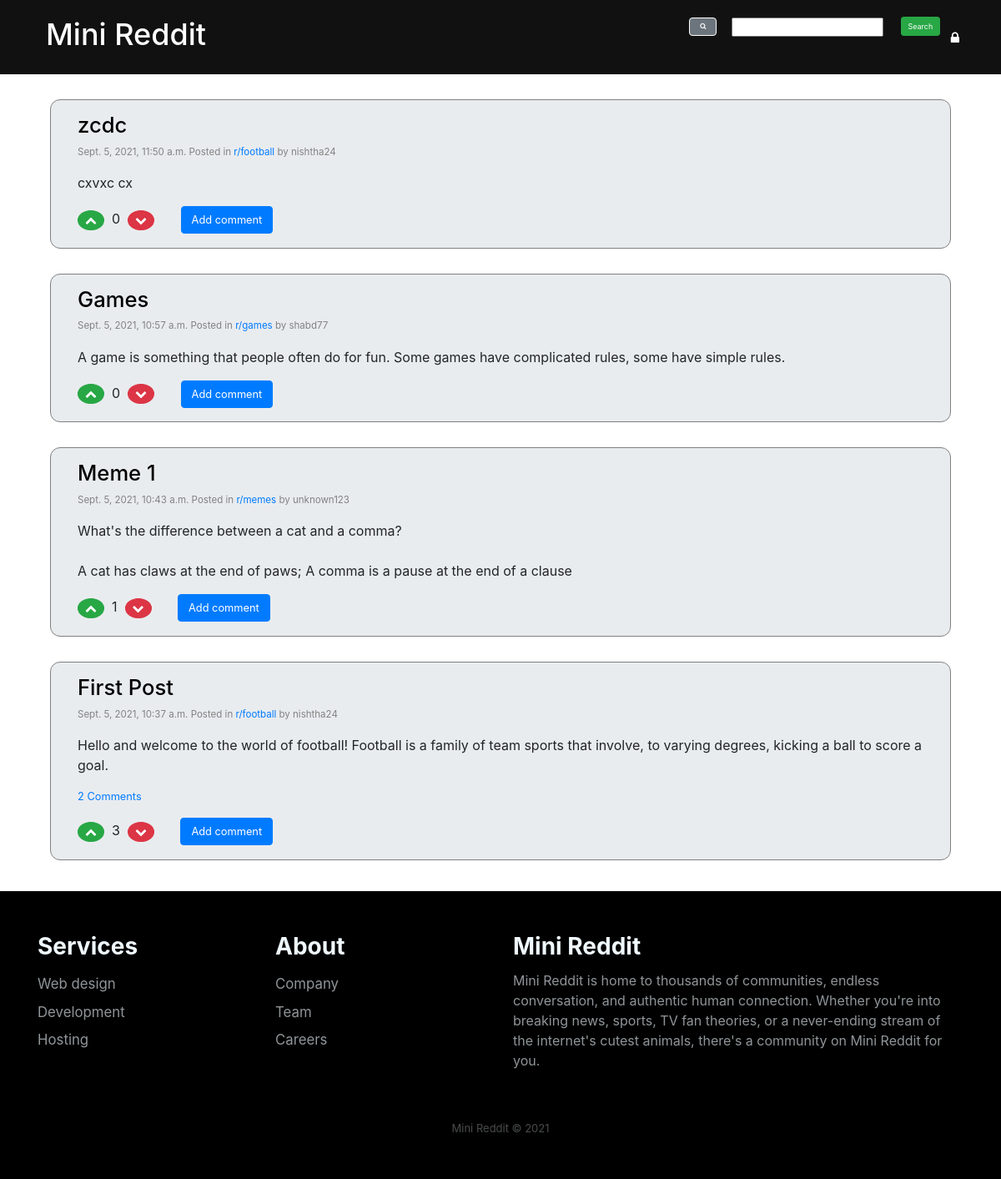
The page / on the database its author committed.
### reddit/models.py (models this page shows, shortened)
class Votable(BaseModel):
    upvote_count = models.PositiveIntegerField(default=0)
    downvote_count = models.PositiveIntegerField(default=0)
    class Meta: abstract = True
    def get_user_vote(self, user):
        if not user or not user.is_authenticated: return None
        uv = UserVote.get_or_none(voter=user, object_id=self.eid)
        if not uv: return None
        if uv.vote_type == UserVote.UP_VOTE: return 1
        else: return -1
    def get_score(self):
        return self.upvote_count - self.downvote_count

class Post(Votable):
    title = models.CharField(max_length=200)
    submitter = models.ForeignKey(settings.AUTH_USER_MODEL, related_name='posts_submitted', on_delete=models.CASCADE)
    text = models.TextField(blank=True, null=True)
    comment_count = models.PositiveIntegerField(default=0)

class BaseModel(models.Model):
    eid = models.UUIDField(primary_key=True, default=uuid.uuid4, editable=False)
    date_created = models.DateTimeField(auto_now_add=True, db_index=True)
    class Meta: abstract = True

class SubReddit(BaseModel):
    name = models.CharField(max_length=200)
    posts = models.ManyToManyField('Post', related_name='subreddits', blank=True, through='SubRedditPost')
    cover_image_url = models.URLField('Cover Image URL', max_length=200, blank=True, null=True )
    moderators = models.ManyToManyField(settings.AUTH_USER_MODEL, related_name='subreddits_moderated')

### reddit/views.py (the view)
# urls.py: path('', views.post_list, name='post_list'),
def post_list(request):
    query = request.GET.get('query')
    if query:
        posts = Post.objects.filter(Q(text__icontains=query)|Q(title__icontains=query)).order_by('-date_created')
    else:
        posts = Post.objects.all().order_by('-date_created')
    return render(request, 'reddit/post_list.html',  {'posts': posts, 'form': SearchForm(initial={'query' : query})})

### reddit/forms.py
class SearchForm(forms.Form):
    query = forms.CharField(label=False, required=False)

### reddit/templatetags/filters.py (called while the page is built)
@register.filter
def user_has_voted(el, user):
    return el.get_user_vote(user)

### reddit/templates/reddit/post_list.html (shortened to what this page needs)
{% extends 'reddit/base.html' %}
    {% block content %}
    <div class="post-list">
        {% for post in posts %}
        <div class="container">
            <div class="jumbotron" style="margin-top: 5%;margin-bottom: -1%;padding-top: 15px !important; padding-bottom: 5px !important; border-radius: 12px !important; border: 1px solid grey; width:100%">
                <h2>
                    <a href="{% url 'post_detail' pk=post.pk %}" style="font-weight: 545;color: #000000;">{{ post.title }}</a>
                </h2>
                <div class="date">
                    <p style="font-size: 0.9em !important;">{{ post.date_created }}
                    {% include "reddit/subs_posted.html" with post=post %}
                    by {{ post.submitter }}</p>
                </div>
                <p class="text" style="font-size: 1.2em;">{{ post.text|linebreaksbr }}</p>
                {% if  post.comment_count > 0 %}
                    <p><a href="{% url 'post_detail' pk=post.pk %}" class="comment">{{ post.comment_count }} Comments</a></p>
                {% endif %}
                <div style="display: inline-block;">
                {% include "reddit/vote.html" with el=post %}
                </div>&nbsp;&nbsp;&nbsp;&nbsp;&nbsp;&nbsp;
                <a class="btn btn-primary add" style="display: inline-block; margin-right: 10px;" href="{% url 'add_comment_to_post' pk=post.pk%}">Add comment</a>
            </div>
            </div>
        {% endfor %}
        <br><br><br>
    </div>
{% endblock %}

### reddit/templates/reddit/base.html (shortened to what this page needs)
{% load staticfiles %}
<html>
    <head>
        <link rel="stylesheet" href="{% static 'css/Bootstrap4.5.2/bootstrap.min.css' %}">
        <link rel="stylesheet" href="{% static 'css/Poppins.css' %}">
        <link rel="stylesheet" href="{% static 'css/reddit.css' %}">
        <link rel="stylesheet" href="https://cdnjs.cloudflare.com/ajax/libs/font-awesome/4.7.0/css/font-awesome.min.css">
    </head>
    {% include "reddit/navbar2.html" %}
    <body>
        <div class="container">
            <div class="row">
                <div class="col">
                {% block content %}
                {% endblock %}
                </div>
            </div>
        </div>
    </body>
    {% include "reddit/footer.html" %}
</html>

### reddit/templates/reddit/navbar2.html (shortened to what this page needs)
<html>
<head>
</head>
<body>
<div class="page-header" style=" background-color: #111;">
    <div class="container-fluid">
    {% if user.is_authenticated %}
        <a href="{% url 'post_new' %}" class="top-menu" style="margin-top: 3px;"><i class="fa fa-plus-circle plus" aria-hidden="true"></i></a>
        <p class="top-menu">{{ user.username }}&nbsp;&nbsp;&nbsp;<a href="{% url 'logout' %}" class="top-menu" style="margin-right: -5px !important; margin-top: 3px;"><i class="fa fa-sign-out" aria-hidden="true"></i></a></p>
    {% else %}
        <a href="{% url 'login_url' %}" class="top-menu" style="margin-top: 17px; margin-left: 3px;">
            <i class="fa fa-lock" aria-hidden="true"></i>
        </a>
    {% endif %}
    <form style="float:right;"><button class="btn btn-secondary" style="border: 1px solid white;"><i class="fa fa-search" aria-hidden="true"></i></button>&nbsp;&nbsp;{{ form.as_table }}&nbsp;&nbsp;
        <button type="submit" class="btn btn-sm btn-success searchbtn">Search</button>&nbsp;&nbsp;&nbsp;
    </form>
    <h1><a href="/">Mini Reddit</a></h1>
    </div>
</div>
</body>
</html>

### reddit/templates/reddit/subs_posted.html
{%if post.subreddits.count %}
    <span>Posted in</span>
    {% for sub in post.subreddits.all %}
        <a href="{% url 'sub_detail' pk=sub.pk %}">{{ sub.name }}</a>
    {% endfor %}
{%endif%}

### reddit/templates/reddit/vote.html
{% load filters %}
<p>
<a class="{% if el|user_has_voted:user == 1 %} text-success {%else%} text-muted {% endif %}" href="{% url 'upvote' pk=el.pk%}"><button class="btn btn-sm btn-success" style="border-radius: 50% !important;"><i class="fa fa-chevron-up" aria-hidden="true"></i></button></a>&nbsp;
<span class="label label-primary">{{ el.get_score }}</span>&nbsp;
<a class="{% if el|user_has_voted:user == -1 %} text-success {%else%} text-muted {% endif %}"  href="{% url 'downvote' pk=el.pk%}"><button class="btn btn-sm btn-danger" style="border-radius: 50% !important;"><i class="fa fa-chevron-down" aria-hidden="true"></i></button></a>
</p>

### reddit/templates/reddit/footer.html (shortened to what this page needs)
{% load staticfiles %}
<!DOCTYPE html>
<html>
    <head>
        <link rel="stylesheet" href="{% static 'css/Bootstrap4.5.2/bootstrap.min.css' %}">
    </head>
    <body>
        <div class="footer-dark">
            <footer>
                <div class="container">
                    <div class="row">
                        <div class="col-sm-6 col-md-3 item">
                            <h3>Services</h3>
                            <ul>
                                <li><a href="#">Web design</a></li>
                                <li><a href="#">Development</a></li>
                                <li><a href="#">Hosting</a></li>
                            </ul>
                        </div>
                        <div class="col col-sm-6 col-md-3 item">
                            <h3><a href="{% url 'aboutus' %}" style="text-decoration: none;color: #f0f9ff;">About</a></h3>
                            <ul>
                                <li><a href="#">Company</a></li>
                                <li><a href="#">Team</a></li>
                                <li><a href="#">Careers</a></li>
                            </ul>
                        </div>
                        <div class="col-md-6 item text">
                            <h3>Mini Reddit</h3>
                            <p>Mini Reddit is home to thousands of communities, endless conversation, and authentic human connection. Whether you're into breaking news, sports, TV fan theories, or a never-ending stream of the internet's cutest animals, there's a community on Mini Reddit for you.</p>
                        </div>
                    </div>
                    <div class="copyright">Mini Reddit © 2021</div>
                </div>
            </footer>
        </div>
    </body>
</html>

### reddit/static/css/reddit.css (style rules this page uses)
body { background-color: #f9fbff; font-family: 'Poppins'; }
h1 a { color: #FCA205; }
.date { color: #828282; }
.comment { margin: 20px; }

### reddit/templates/reddit/post_list.html (style rules this page uses)
@media (min-width: 375px) { .jumbotron { margin-top: 30px !important; margin-bottom: 35px !important; } }
@media (min-width: 375px) { .date, .comment { font-size: 0.7em; } }
@media (min-width: 375px) { .text { font-size: 1em !important; } }
@media (min-width: 375px) { .comment { margin-left: 0px; } }
@media (min-width: 375px) { .add { font-size: 0.8em !important; } }
@media (min-width: 375px) { .post-list { margin-bottom: -55px; margin-top: 45px; } }
@media (min-width: 320px) { .post-list { margin-top: 30px; margin-bottom: -65px; } }
@media (min-width: 320px) { .jumbotron { margin-bottom: 30px !important; } }
@media (min-width: 320px) { .date, .comment { font-size: 0.6em; } }
@media (min-width: 320px) { h2 { font-size: 1.3em !important; } }
@media (min-width: 320px) { .text { font-size: 0.9em !important; } }
@media (min-width: 320px) { .comment { margin-left: 0px; } }
@media (min-width: 320px) { .add { font-size: 0.6em !important; } }
@media (min-width: 425px) { h2 { font-size: 1.6em !important; } }
@media (min-width: 425px) { .date, .comment { font-size: 0.8em; } }
@media (min-width: 425px) { .text { font-size: 1em !important; } }
@media (min-width: 425px) { .add { font-size: 0.8em !important; } }

### reddit/templates/reddit/navbar2.html (style rules this page uses)
.page-header { margin-top: 0; padding: 20px 20px 20px 40px; margin-left: 0; }
.page-header h1, .page-header h1 a, .page-header h1 a:visited, .page-header h1 a:active { color: #ffffff; font-size: 36pt; text-decoration: none; }
.top-menu, .top-menu:hover, .top-menu:visited { color: #ffffff; float: right; font-size: 14pt; margin-right: 20px; }
body { font-family: 'Poppins'; }
@media (min-width: 320px) { .btn-secondary { font-size: 0.8em !important; margin-left: -40px; margin-bottom: 2px; margin-right: 8px; } }
@media (min-width: 320px) { form { font-size: 0.5em; margin-top: 10px; } }
@media (min-width: 320px) { .page-header h1, .page-header h1 a, .page-header h1 a:visited, .page-header h1 a:active { font-size: 1.3em !important; margin-left: -20px; margin-right: 5px; margin-bottom: 40px; } }
@media (min-width: 320px) { .top-menu, .top-menu:hover, .top-menu:visited { font-size: 10pt; margin-right: 15px; } }
@media (min-width: 320px) { .searchbtn { font-size: 0.9em !important; margin-bottom: 2px; margin-right: -5px; margin-left: 8px; } }
@media (min-width: 375px) { .page-header h1, .page-header h1 a, .page-header h1 a:visited, .page-header h1 a:active { font-size: 1.6em !important; margin-left: -10px; margin-right: 5px; margin-bottom: 6px; } }
@media (min-width: 375px) { form { font-size: 0.8em; margin-top: 0px; } }
@media (min-width: 375px) { .btn-secondary { font-size: 0.9em !important; margin-left: -40px; margin-bottom: 2px; margin-right: 8px; } }
@media (min-width: 375px) { .searchbtn { font-size: 0.9em !important; margin-bottom: 2px; margin-right: -6px; margin-left: 8px; } }
@media (min-width: 375px) { .top-menu, .top-menu:hover, .top-menu:visited { font-size: 10pt; margin-right: 15px; } }
@media (min-width: 425px) { .page-header h1, .page-header h1 a, .page-header h1 a:visited, .page-header h1 a:active { font-size: 1.5em !important; margin-left: 0px; margin-bottom: 6px; } }
@media (min-width: 425px) { .top-menu, .top-menu:hover, .top-menu:visited { font-size: 12pt; margin-right: 15px; } }
@media (min-width: 425px) { form { font-size: 0.7em; margin-top: 0px; margin-bottom: 10px; } }
@media (min-width: 425px) { .btn-secondary { font-size: 0.7em !important; margin-left: -40px; margin-bottom: 2px; margin-right: 8px; } }
@media (min-width: 425px) { .searchbtn { font-size: 0.8em !important; margin-bottom: 2px; margin-right: 0px; margin-left: 8px; } }

### reddit/templates/reddit/footer.html (style rules this page uses)
.footer-dark { padding:50px 0; color:#f0f9ff; background-color:#000000; }
.footer-dark h3 { margin-top:0; margin-bottom:12px; font-weight:bold; }
.footer-dark ul { padding:0; list-style:none; line-height:1.6; font-size:14px; margin-bottom:0; }
.footer-dark ul a { color:inherit; text-decoration:none; opacity:0.6; transition: all 0.3s ease; }
.footer-dark ul li { line-height: 2em; font-size: 1.2em; }
.footer-dark .item.text { margin-bottom:36px; }
.footer-dark .item.text p { opacity:0.6; margin-bottom:0; }
.footer-dark .copyright { text-align:center; padding-top:24px; opacity:0.3; font-size:13px; margin-bottom:0; }

### rows shown on the page
Post: title "zcdc", date_created "Sept. 5, 2021, 11:50 a.m.", submitter "nishtha24", text "cxvxc cx", get_score "0"
SubReddit: name "r/football"
Post: title "Games", date_created "Sept. 5, 2021, 10:57 a.m.", submitter "shabd77", text "A game is something that people often do for fun. Some games have complicated rules, some have simple rules.", get_score "0"
SubReddit: name "r/games"
Post: title "Meme 1", date_created "Sept. 5, 2021, 10:43 a.m.", submitter "unknown123", text "What's the difference between a cat and a comma? A cat has claws at the end of paws; A comma is a pause at the end of a clause", get_score "1"
SubReddit: name "r/memes"
Post: title "First Post", date_created "Sept. 5, 2021, 10:37 a.m.", submitter "nishtha24", text "Hello and welcome to the world of football! Football is a family of team sports that involve, to varying degrees, kicking a ball to score a goal.", comment_count "2", get_score "3"
